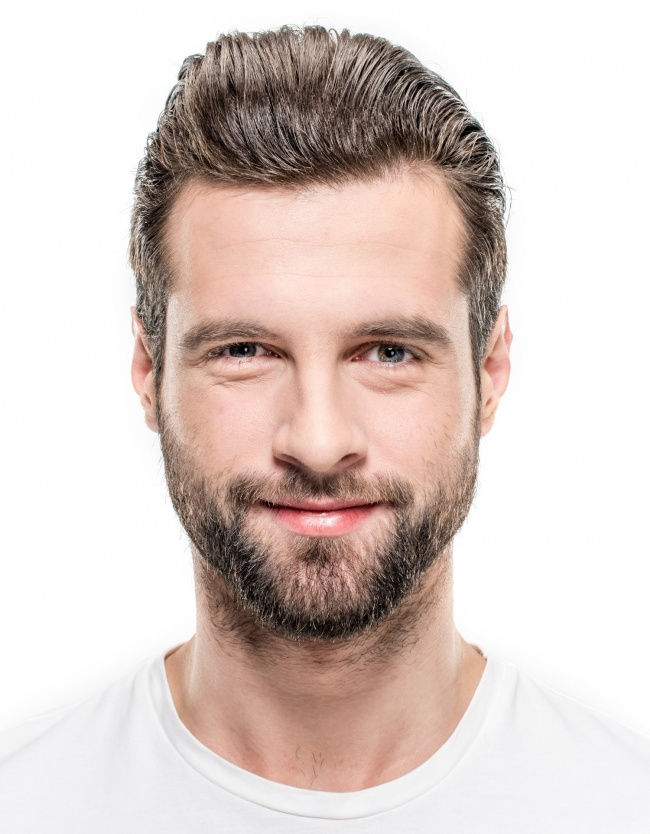
#> input picture image.jpg, 650 x 834 px, given in place of the camera
$ python CW_lesson7.py
#> lines starting #> are read from the running program, lines starting #| are printed output that depends on the picture; after the words box and inside, x2 and y2 are one past the last pixel; in counts of white or black regions, pixels touching at a corner belong together
import cv2
import numpy as np

cap = cv2.VideoCapture(0)

lower_red1 = np.array([0, 100, 100])
upper_red1 = np.array([10, 255, 255])

lower_red2 = np.array([160, 100, 100])
upper_red2 = np.array([180, 255, 255])

points = []

while True:
    ret, frame = cap.read()
#> frame is the input picture: shape (834, 650, 3); mean B, G, R 199, 204.4, 218.5
    if not ret:
        break

    frame = cv2.flip(frame, 1)    #перетворюємо з інверсії
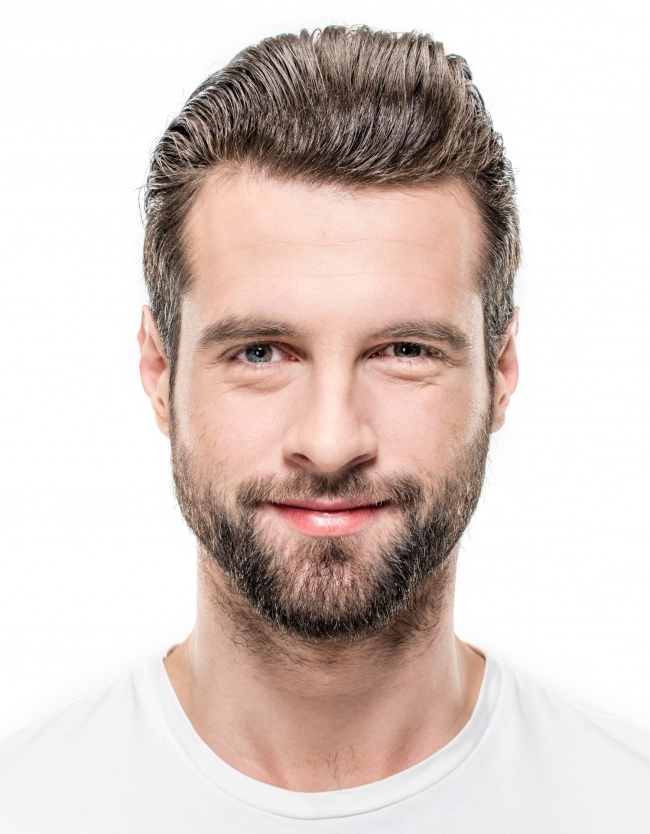
#> frame: shape (834, 650, 3); mean B, G, R 199, 204.4, 218.5
    hsv = cv2.cvtColor(frame, cv2.COLOR_BGR2HSV)
#> hsv: shape (834, 650, 3); mean H, S, V 17.6, 30.9, 218.7
    mask1 = cv2.inRange(hsv, lower_red1, upper_red1)
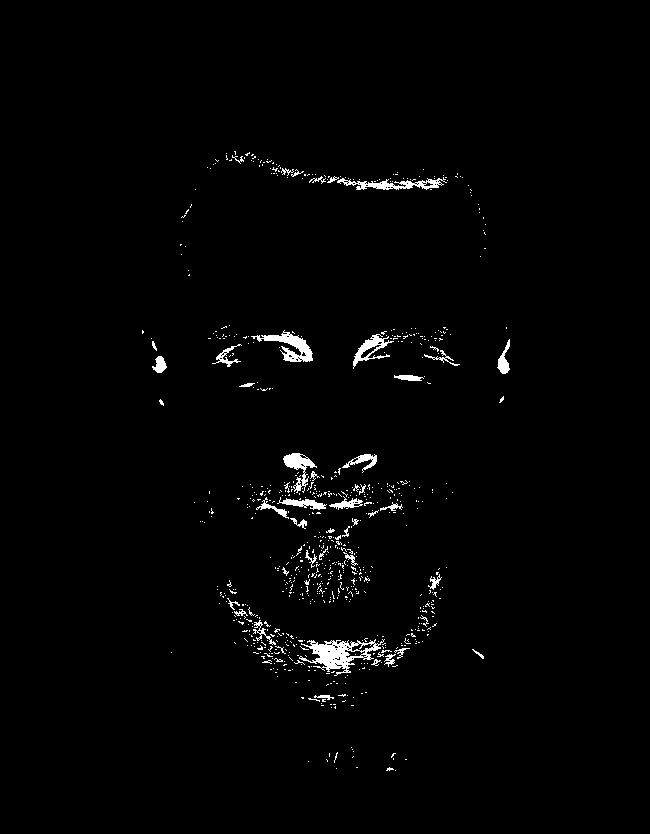
#> mask1: shape (834, 650); 1.6% white; 743 white regions (697 under 20 px), largest, box (x1, y1, x2, y2) and area: (299, 639, 385, 676) 1219, (251, 330, 313, 362) 711, (337, 177, 447, 190) 590
    mask2 = cv2.inRange(hsv, lower_red2, upper_red2)
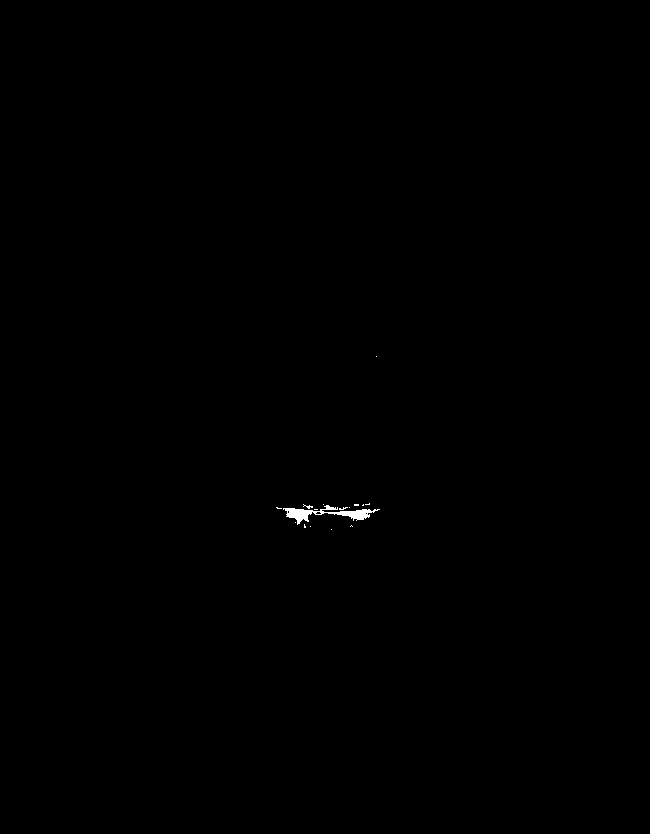
#> mask2: shape (834, 650); 0.13% white; 16 white regions (15 under 20 px), largest, box (x1, y1, x2, y2) and area: (283, 505, 380, 525) 624
    mask = cv2.bitwise_or(mask1, mask2)
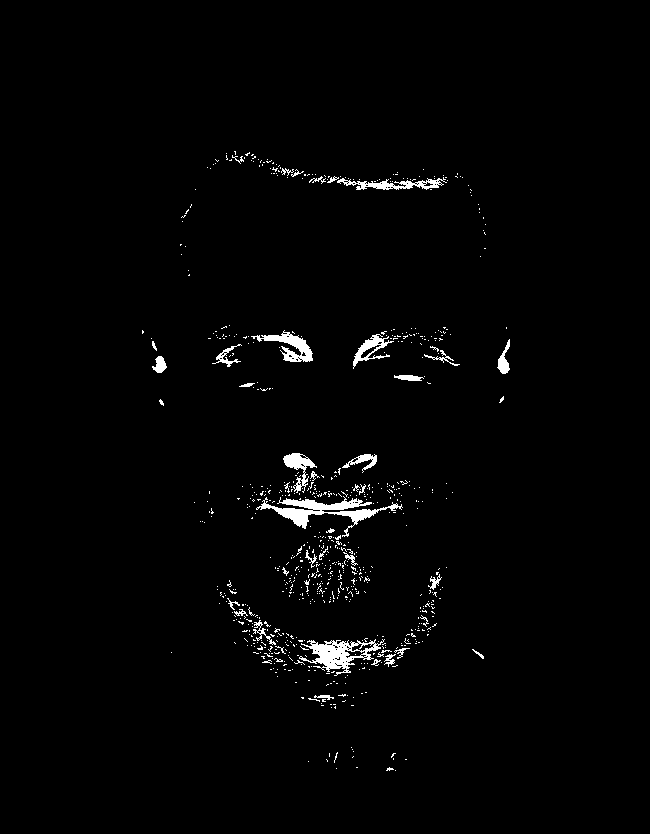
#> mask: shape (834, 650); 1.7% white; 728 white regions (689 under 20 px)

    contours, _ = cv2.findContours(mask, cv2.RETR_EXTERNAL, cv2.CHAIN_APPROX_SIMPLE)
#> contours = 727 contours, 705 with area under 20; largest, box (x1, y1, x2, y2) and area: (256, 496, 403, 537) 1292, (299, 639, 385, 676) 1248, (251, 330, 313, 362) 626, (337, 177, 447, 190) 486, (283, 453, 317, 493) 438
    for cnt in contours:
        area = cv2.contourArea(cnt)
        if area > 2000:
            cv2.drawContours(frame, [cnt], -1, (0, 255, 0), 2)
            M = cv2.moments(cnt)
            if M["m00"] != 0:
                cx = int(M["m10"] / M["m00"])
                cy = int(M["m01"] / M["m00"])

                cv2.circle(frame, (cx, cy), 5, (255, 0, 0), -1)
                points.append((cx, cy))
                # print(points)
            for i in range(1, len(points)):
                if points[i - 1] is None or points[i] is None:
                    continue
#> this loop made 727 passes
#> area on pass 29: 29
#> after the loop, points = []
                # cv2.line(frame, points[i - 1], points[i], (255, 0, 0), 2)


    cv2.imshow("video", frame)
    cv2.imshow("mask", mask)

    if cv2.waitKey(1) & 0xFF == ord('q'):
#> (key q is pressed here)
        break

cap.release()
cv2.destroyAllWindows()
